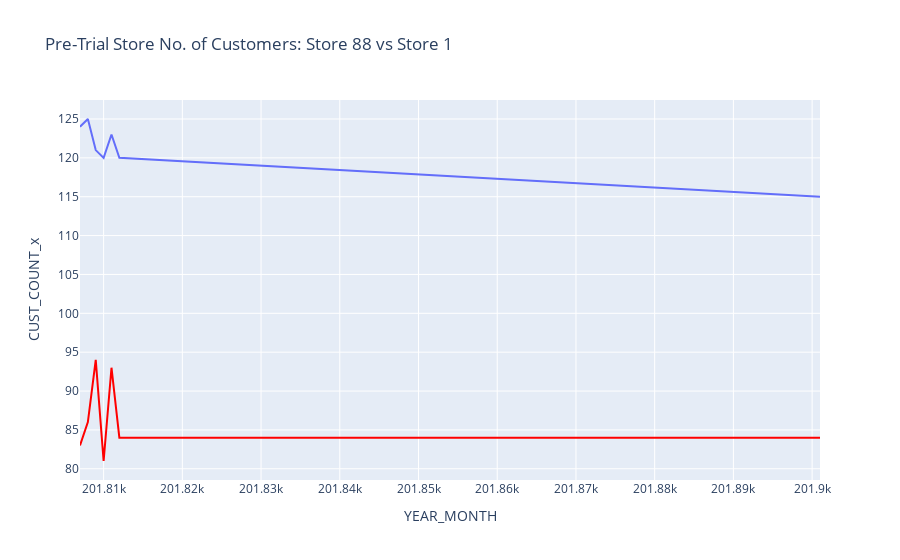

Source (notebook cell):
### Code cell
fig = px.line(x1, x = 'YEAR_MONTH', y = 'CUST_COUNT_x', title = 'Pre-Trial Store No. of Customers: Store 88 vs Store 1')
fig2 = px.line(x1, x = 'YEAR_MONTH', y = 'CUST_COUNT_y')
fig2.update_traces(line_color = 'red')
fig.add_trace(fig2.data[0])
fig.show()

### Figure 1 — Plotly figure (JSON) as saved in the notebook; plotly's stock layout.template omitted (floating-point values rounded to 4 significant figures)
{"data": [{"hovertemplate": "YEAR_MONTH=%{x}<br>CUST_COUNT_x=%{y}<extra></extra>", "legendgroup": "", "line": {"color": "#636efa", "dash": "solid"}, "marker": {"symbol": "circle"}, "mode": "lines", "name": "", "orientation": "v", "showlegend": false, "type": "scatter", "x": [201807, 201808, 201809, 201810, 201811, 201812, 201901], "xaxis": "x", "y": [124, 125, 121, 120, 123, 120, 115], "yaxis": "y"}, {"hovertemplate": "YEAR_MONTH=%{x}<br>CUST_COUNT_y=%{y}<extra></extra>", "legendgroup": "", "line": {"color": "red", "dash": "solid"}, "marker": {"symbol": "circle"}, "mode": "lines", "name": "", "orientation": "v", "showlegend": false, "type": "scatter", "x": [201807, 201808, 201809, 201810, 201811, 201812, 201901], "xaxis": "x", "y": [83, 86, 94, 81, 93, 84, 84], "yaxis": "y"}], "layout": {"autosize": true, "legend": {"tracegroupgap": 0}, "title": {"text": "Pre-Trial Store No. of Customers: Store 88 vs Store 1"}, "xaxis": {"anchor": "y", "autorange": true, "domain": [0, 1], "range": [201807, 201901], "title": {"text": "YEAR_MONTH"}, "type": "linear"}, "yaxis": {"anchor": "x", "autorange": true, "domain": [0, 1], "range": [78.56, 127.4], "title": {"text": "CUST_COUNT_x"}, "type": "linear"}}}
